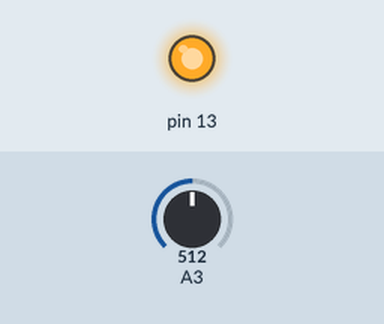
Recording of a sketch running on a simulated Arduino Uno, built with avr-gcc and run on an emulated ATmega328P. Shown: output pins drawn as LEDs (lit = HIGH). The test bench sets the inputs (shaded band); at power-on: A3 = 512.

Above: at 1.2 s.
1.3 s: A3 set to 412
2.8 s: A3 set to 382
At 3.9 s:
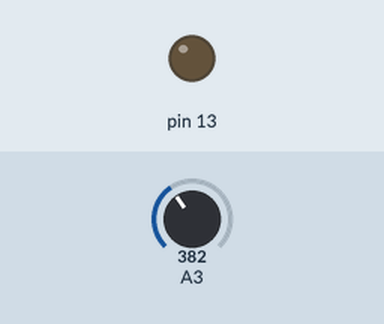
4.3 s: A3 set to 511
At 5.0 s:
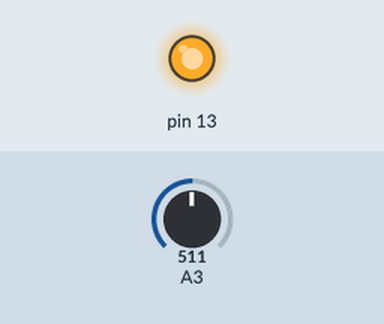
5.8 s: A3 set to 306
At 6.2 s:
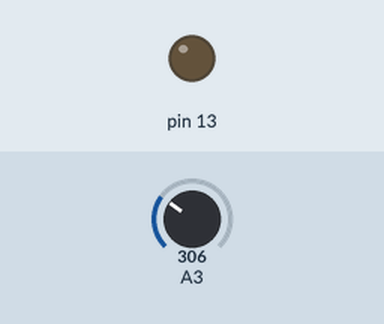
Timing chart, 0 to 8.3 s (numbered marks = the images above; inputs shaded):
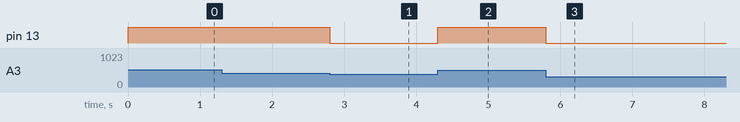

The sketch:

Array_Test.ino
```cpp
int Helligkeit[5] = {50, 100, 150, 200, 250};
int Entfernung[5] = {200,300,400,500,600};
int SharpSensorWert;
void setup() {
 Serial.begin(9600);
 pinMode(A3,INPUT);
 pinMode(13,OUTPUT);
}

void loop() {
  SharpSensorWert = analogRead(A3);

  if((SharpSensorWert > Entfernung[0]) &&(SharpSensorWert < Entfernung[1])){
  analogWrite(13,Helligkeit[0]);
  }else if((SharpSensorWert > Entfernung[1]) &&(SharpSensorWert < Entfernung[2])){
  analogWrite(13,Helligkeit[1]);
  }else if((SharpSensorWert > Entfernung[2]) &&(SharpSensorWert < Entfernung[3])){
  analogWrite(13,Helligkeit[2]);
  }else if((SharpSensorWert > Entfernung[3]) &&(SharpSensorWert < Entfernung[4])){
  analogWrite(13,Helligkeit[3]);
  }else if((SharpSensorWert > Entfernung[4])){
  analogWrite(13,Helligkeit[4]);
  }

}
```

Measured:
- the behaviour switches between 400 and 399 on A3 (found by bisection; images 0 and 1)
- after the input at 1.3 s, every drawn part: stays the same
- after the input at 2.8 s, pin 13: HIGH → LOW at once
- after the input at 4.3 s, pin 13: LOW → HIGH at once
- after the input at 5.8 s, pin 13: HIGH → LOW at once
